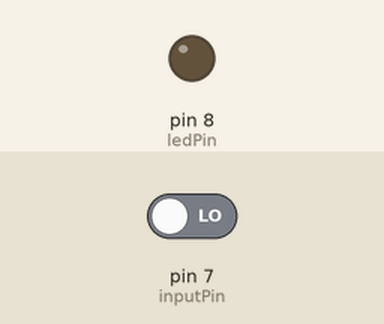
The sketch below on a simulated Arduino Uno, built with avr-gcc and run on an emulated ATmega328P. Shown: output pins drawn as LEDs (lit = HIGH). The test bench sets the inputs (shaded band); at power-on: pin 7 (inputPin) LOW. What the sketch prints to the serial monitor is not drawn.

Above: at 1.2 s.
1.3 s: pin 7 (inputPin) driven HIGH
At 1.7 s:
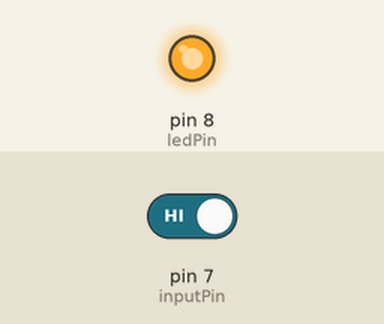
2.8 s: pin 7 (inputPin) driven LOW
At 4.4 s:
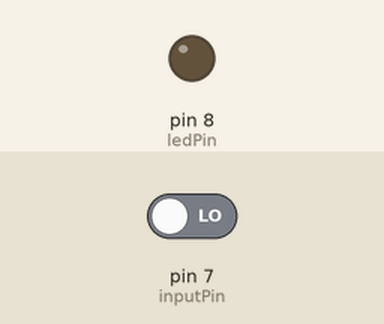
Timing chart, 0 to 5.9 s (numbered marks = the images above; inputs shaded):
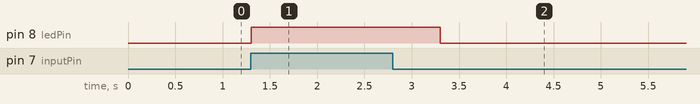

The sketch:

14_Motion.ino
```cpp
int ledPin = 8;
int inputPin = 7;

void setup() {
  // put your setup code here, to run once:
  Serial.begin(9600);
  pinMode(ledPin,OUTPUT);
  pinMode(inputPin,INPUT);

}

void loop() {
  // put your main code here, to run repeatedly:
  int value = digitalRead(inputPin);

  if(value == HIGH)
  {
    digitalWrite(ledPin,HIGH);
    delay(1000);
    Serial.println(value);
  }
  else
  {
    digitalWrite(ledPin,LOW);
    Serial.println(value);
  }
}
```

Measured:
- after the input at 1.3 s, pin 8 (ledPin): LOW → HIGH at once
- after the input at 2.8 s, pin 8 (ledPin): HIGH → LOW after 0.50 s
